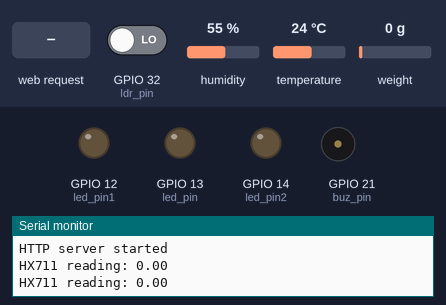
A sketch run on a simulated ESP32. Parts: output pins drawn as LEDs (lit = HIGH), buzzer (waves = sounding), the last lines printed to the serial monitor. The test bench sets the inputs (shaded band); at power-on: GPIO 32 (ldr_pin) LOW, humidity 55 %, temperature 24 °C, weight on the scale 0 g. WiFi joins after 1.5 s; servers stay silent unless stated.

Above: at 3.7 s.
3.8 s: HTTP request GET / received
At 5.3 s:
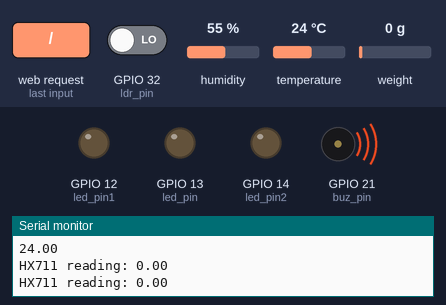
Timing chart, 0 to 6.8 s (numbered marks = the images above; inputs shaded):
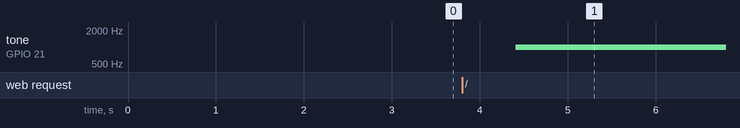

Measured:
- after the input at 3.8 s, tone on GPIO 21 (buz_pin): silent → 1000 Hz after 0.61 s

The sketch:

warehouse.ino
```cpp
#include <WiFi.h>
#include <WiFiClient.h>
#include <WebServer.h>
#include <ESPmDNS.h>
#include <DHT.h>
#include <HX711.h>
//35400
//186gms
//calibiration-> 190

const char *ssid = "Galaxy";
const char *password = "807448891";

WebServer server(80);
DHT dht(26, DHT11);

int smokeA0=A0;
int data=0;
const int ldr_pin=32;
const int led_pin=13;
const int led_pin1=12;
const int led_pin2=14;
const int buz_pin=21;
const int Dout=4;
const int Sck=2;
HX711 scale;

void handleRoot() {
  char msg[2000];

  snprintf(msg, 2000,
           "<html>\
  <head>\
    <meta http-equiv='refresh' content='4'/>\
    <meta name='viewport' content='width=device-width, initial-scale=1'>\
    <link rel='stylesheet' href='https://use.fontawesome.com/releases/v5.7.2/css/all.css' integrity='sha384-fnmOCqbTlWIlj8LyTjo7mOUStjsKC4pOpQbqyi7RrhN7udi9RwhKkMHpvLbHG9Sr' crossorigin='anonymous'>\
    <title>Ware House Monitoring</title>\
    <style>\
    html { font-family: Arial; display: inline-block; margin: 0px auto; text-align: center;}\
    h2 { font-size: 3.0rem; }\
    p { font-size: 3.0rem; }\
    .units { font-size: 1.2rem; }\
    .dht-labels{ font-size: 1.5rem; vertical-align:middle; padding-bottom: 15px;}\
    </style>\
  </head>\
  <body>\
      <h2>Ware House Monitoring</h2>\
      <p>\
        <i class='fas fa-thermometer-half' style='color:#ca3517;'></i>\
        <span class='dht-labels'>Temperature</span>\
        <span>%.2f</span>\
        <sup class='units'>&deg;C</sup>\
      </p>\
      <p>\
        <i class='fas fa-tint' style='color:#00add6;'></i>\
        <span class='dht-labels'>Humidity</span>\
        <span>%.2f</span>\
        <sup class='units'>&percnt;</sup>\
      </p>\
      <p>\
        <i class='fas fa-fire' style='color:#BADA55;'></i>\
        <span class='dht-labels'>Gas Level</span>\
        <span>%d</span>\
      </p>\
      <p>\
        <i class='fas fa-lightbulb' style='color:#66CDAA;'></i>\
        <span class='dht-labels'>Lights</span>\
        <span>%s</span>\
      </p>\
      <p>\
        <i class='fas fa-industry' style='color:#66CDAA;'></i>\
        <span class='dht-labels'>Quantity</span>\
        <span>%d</span>\
      </p>\
  </body>\
</html>",
           readDHTTemperature(), readDHTHumidity(),sendSensor(),led(),load()
          );
  server.send(200, "text/html", msg);
}


void setup(void) {

  pinMode(ldr_pin,INPUT);
  pinMode(led_pin,OUTPUT);
  pinMode(led_pin1,OUTPUT);
  pinMode(led_pin2,OUTPUT);
  pinMode(buz_pin,OUTPUT);
  pinMode(smokeA0,INPUT);
  Serial.begin(115200);
  dht.begin();
  scale.begin(Dout,Sck);
  scale.set_scale(198);
  scale.tare();
  WiFi.mode(WIFI_STA);
  WiFi.begin(ssid, password);
  Serial.println("");

  // Wait for connection
  while (WiFi.status() != WL_CONNECTED) {
    delay(500);
    Serial.print(".");
  }

  Serial.println("");
  Serial.print("Connected to ");
  Serial.println(ssid);
  Serial.print("IP address: ");
  Serial.println(WiFi.localIP());

  if (MDNS.begin("esp32")) {
    Serial.println("MDNS responder started");
  }
  server.on("/", handleRoot);

  server.begin();
  Serial.println("HTTP server started");
}

void loop(void) {
  server.handleClient();
  load();
  delay(500);//allow the cpu to switch to other tasks
}

char* led(){
  if(digitalRead(ldr_pin)==1){
    digitalWrite(led_pin,HIGH);
    digitalWrite(led_pin1,HIGH);
    digitalWrite(led_pin2,HIGH);
    Serial.println(digitalRead(ldr_pin));
    return "ON";
  }
  else{
    digitalWrite(led_pin,LOW);
    digitalWrite(led_pin1,LOW);
    digitalWrite(led_pin2,LOW);
    Serial.println(digitalRead(ldr_pin));
    return "OFF";
  }
}

int sendSensor(){
  int data=analogRead(smokeA0);
  Serial.print("Pin A0: ");
  Serial.println(data);
  if(data>600)
    tone(buz_pin,1000);
  else
    noTone(buz_pin);
  return data;
}

float readDHTTemperature() {
  // Sensor readings may also be up to 2 seconds
  // Read temperature as Celsius (the default)
  float t = dht.readTemperature();
  if (isnan(t)) {
    Serial.println("Failed to read from DHT sensor!");
    return -1;
  }
  else {
    Serial.println(t);
    return t;
  }
}

float readDHTHumidity() {
  // Sensor readings may also be up to 2 seconds
  float h = dht.readHumidity();
  if (isnan(h)) {
    Serial.println("Failed to read from DHT sensor!");
    return -1;
  }
  else {
    Serial.println(h);
    return h;
  }
}

int load(){
  float reading;
  int q;
  if(scale.is_ready()){
    Serial.print("HX711 reading: ");
    reading=round(scale.get_units());
    q=round(reading/40);
    Serial.println(reading);
  }
  else{
    Serial.println("HX711 not found");
  }
  return q;
  }
```
